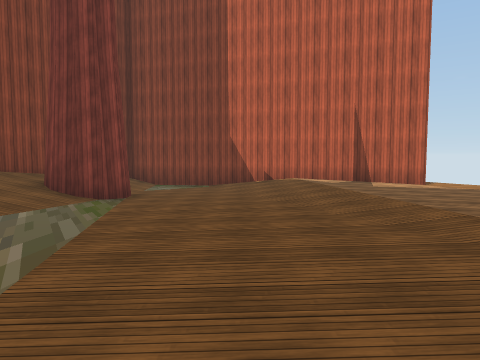
view 1 (above)

24 first-person views from a walk through a 3-D level made in the Unity game engine. The camera is 1.3 m above the floor, tilts 4° down and sees 70° across. The floor is counted in squares, 2 m on a side. Each view is taken from the middle of a square. On the plan, view 1 faces up. The plan holds only what a view shows up to about 10 squares ahead; the rest is blank. The place goes on beyond the plan. Some surface patterns are stand-ins.

view 2
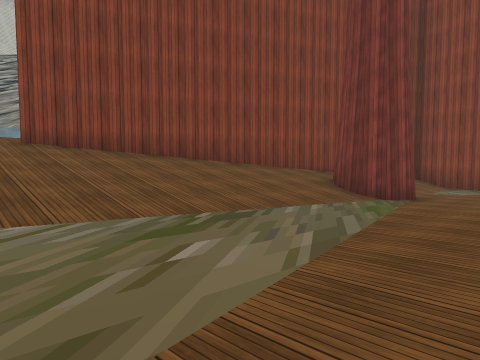

view 3
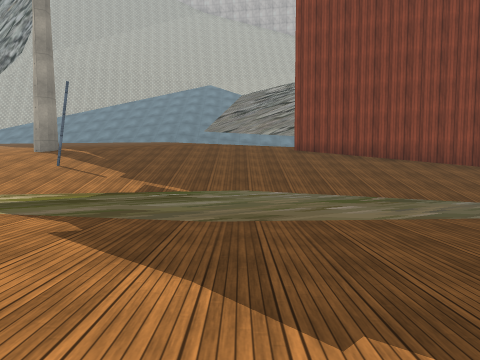

view 4
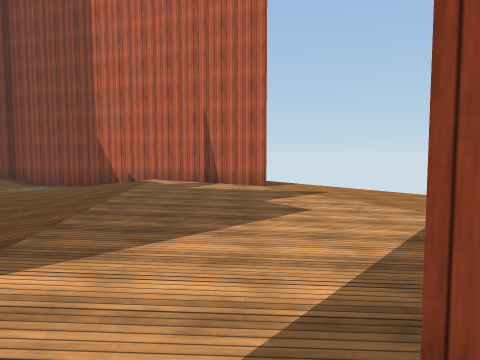

view 5
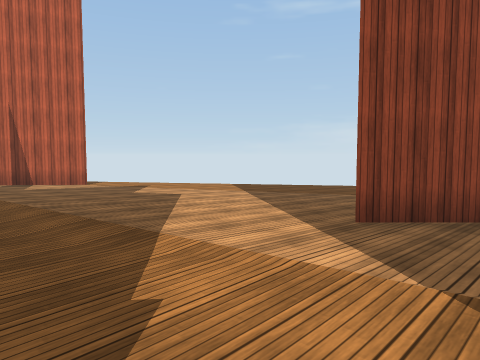

view 6
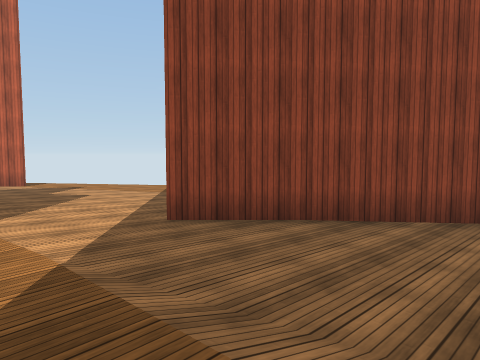

view 7
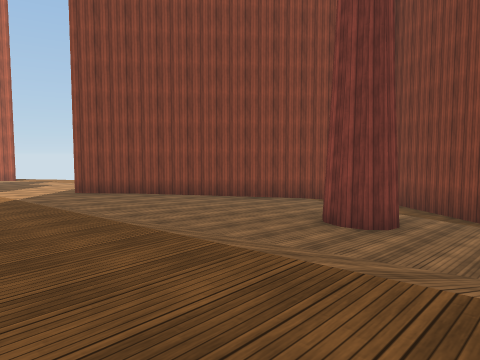

view 8
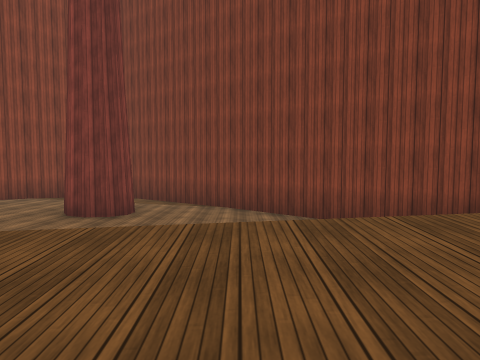

view 9
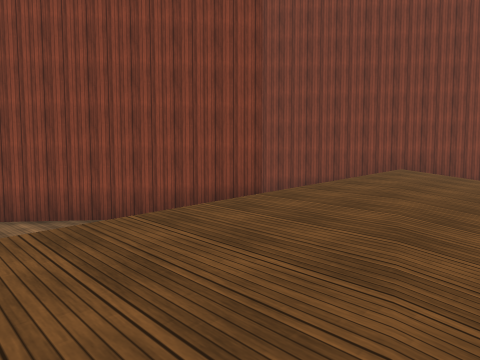

view 10
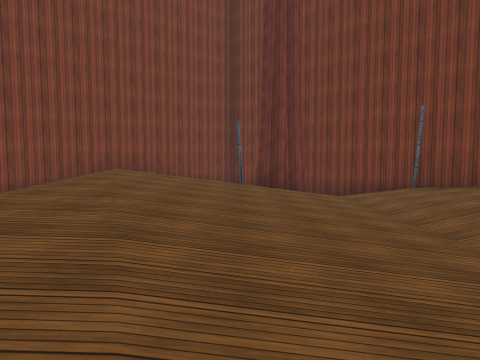

view 11
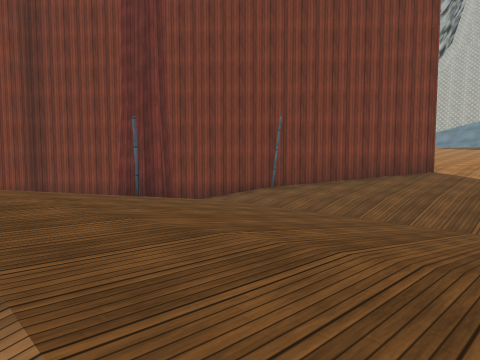

view 12
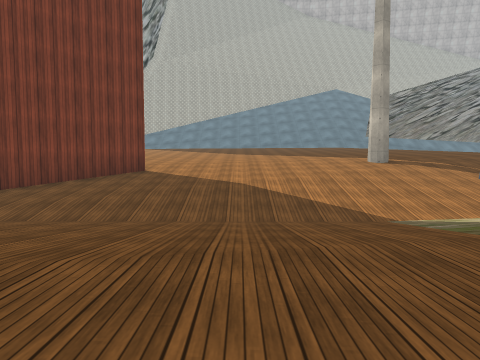

view 13
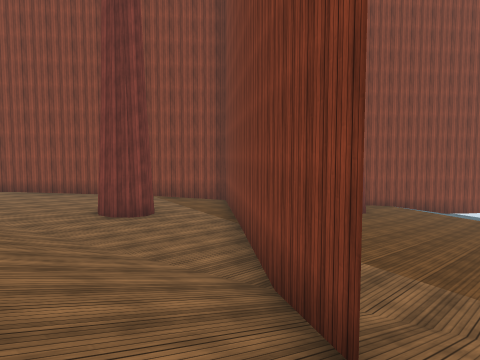

view 14
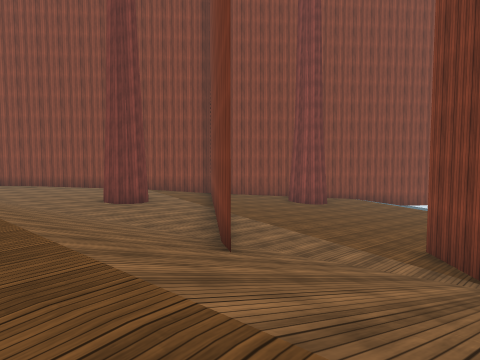

view 15
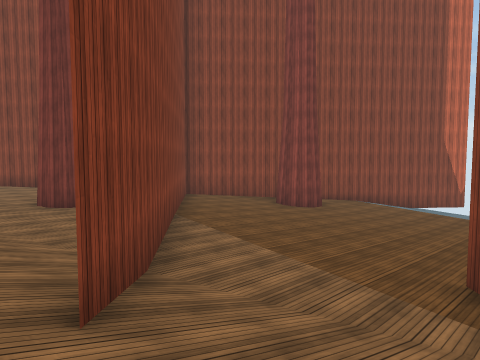

view 16
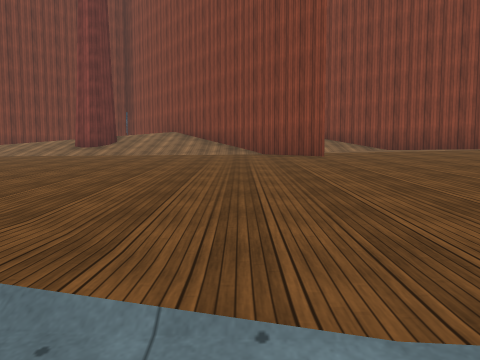

view 17
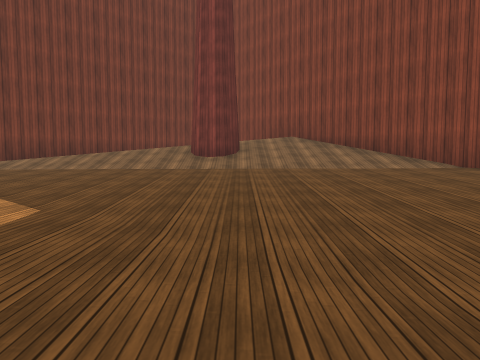

view 18
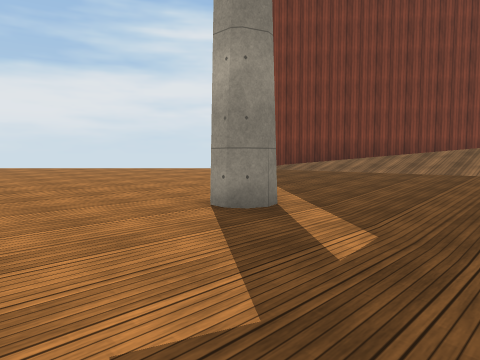

view 19
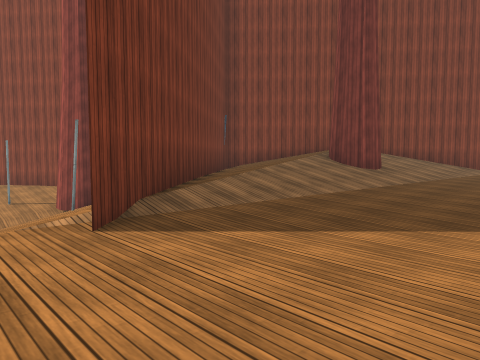

view 20
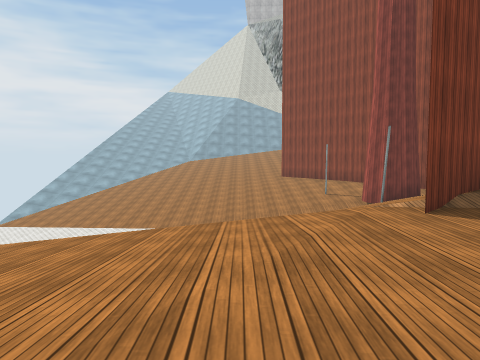

view 21
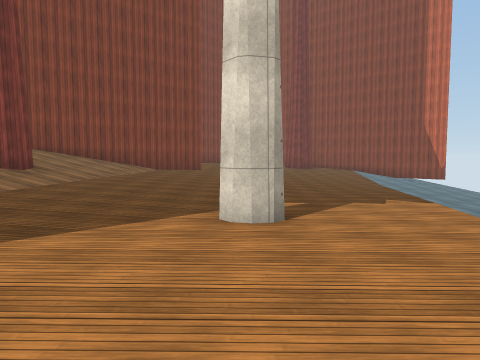

view 22
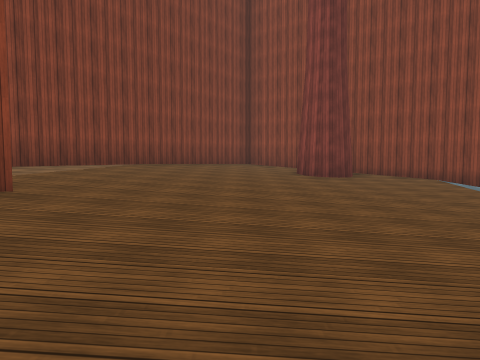

view 23
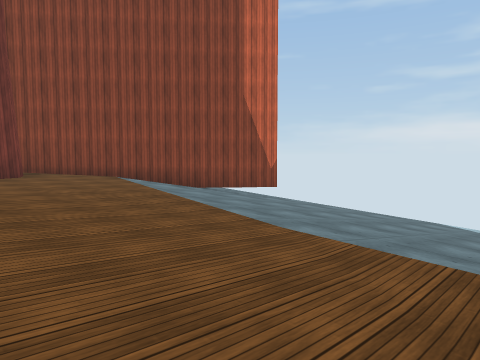

view 24
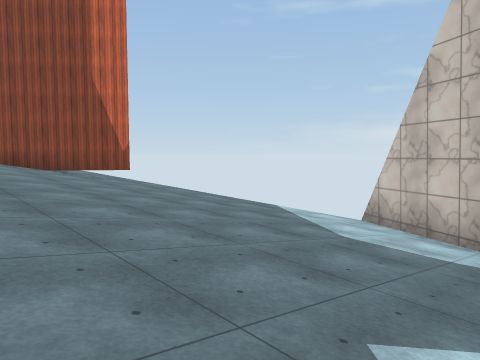

### Floor plan
Key: @ floor where view 1 was taken; # wall or solid block; . main floor; : floor 0.75 m higher than the main floor; - floor 0.75 m lower than the main floor; + floor 1.5 m higher than the main floor; _ floor 1.5 m lower than the main floor; < floor 2.5 m lower than the main floor; ( floor 3.25 m lower than the main floor; ! floor 4 m lower than the main floor; / step, stairs or slope.
Columns run from 6 left of view 1 to 22 right of it. Each row starts with its distance up from view 1.
 11    ##
 10    .-  ##  ./
  9  # .-...###../
  8  ###........../
  7 ####...........
  6 #:.............
  5 #:..............
  4 #:..............
  3 +:..............
  2 +:.............
  1 +:...........
  0 +:....@....##
 -1 +:..........##
 -2 +:...........##
 -3 +:....  ......###
 -4 +#..    ........#
 -5 +:.     .......  #
 -6 +::..  .:....#.-##
 -7 +::... :::.....##   #
 -8 +::...::::....##---####
 -9 +::...::::...-#---_##_##
-10 +::...::::...##---_____##
-11 +::...::::..##---_______##
-12 +::...::::.##----_______<<(
-13 #::...::+:.#----_______<<((/
-14 ##....::++:..---_______<<(((
-15  ##...::++:..##________<((((/
-16   # ..#::+:.##-_______<<((((/
-17    ###    ###--______/<<(((!!
-18     ##   ##..--______<<((((!#
-19      #  ##..--_______<<((((!#
-20      ####..#--______/<((((!##
-21       ## ..#--______/<(((
-22        # ...--______/
-23         #...-_______
-24         ##..-___#__/
-25     ##   ##.-______
-26     ///#/ ##-______
-27       /////##______
-28         /////_____/
-29             _---__/
-30            /__----
-31            /____--
-32            /___

Positions as (right, up) in squares from view 1, and headings:
1: (0, 0), facing up
2: (0, 0), facing up-left
3: (3, 0), facing left
4: (4, 0), facing up
5: (1, -1), facing up-right
6: (2, -3), facing up-right
7: (1, -9), facing up-right
8: (0, -9), facing right
9: (0, -8), facing down-right
10: (0, -8), facing down
11: (3, -10), facing down-left
12: (3, -10), facing left
13: (3, -14), facing up-right
14: (2, -16), facing up-right
15: (4, -15), facing up-right
16: (16, -16), facing left
17: (14, -20), facing left
18: (13, -21), facing down-left
19: (9, -29), facing up-left
20: (10, -30), facing left
21: (10, -28), facing up
22: (11, -18), facing up
23: (12, -18), facing up-right
24: (15, -21), facing up-right
